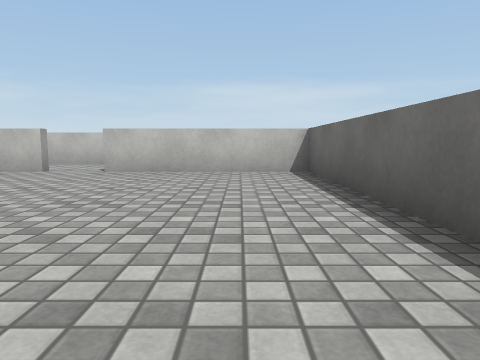
view 1 (above)

22 first-person views from a walk through a scene from a Unity 3-D project. The camera is 0.58 m above the floor, tilts 6° down and sees 70° across. The floor is counted in squares, 1 m on a side. Each view is taken from the middle of a square. On the plan, view 1 faces up. The plan holds only what a view shows up to about 9 squares ahead; the rest is blank. The place goes on beyond the plan. Surface patterns are stand-ins for the level's own textures.

view 2
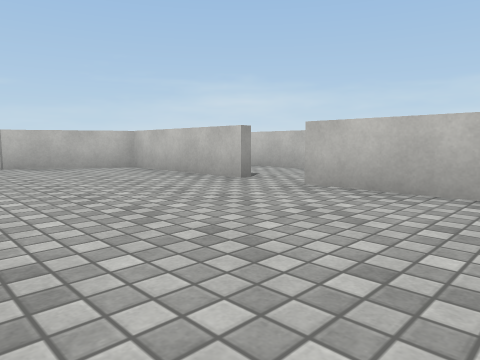

view 3
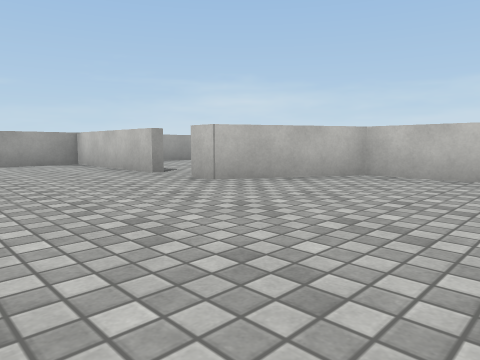

view 4
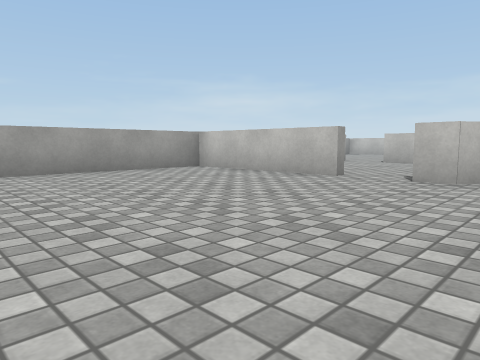

view 5
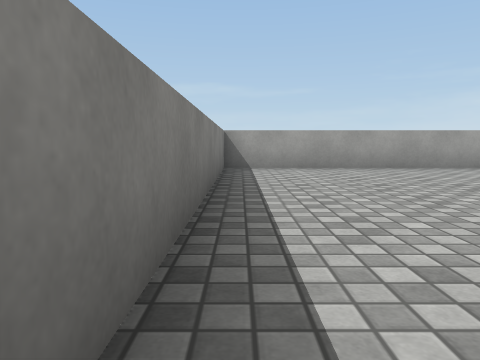

view 6
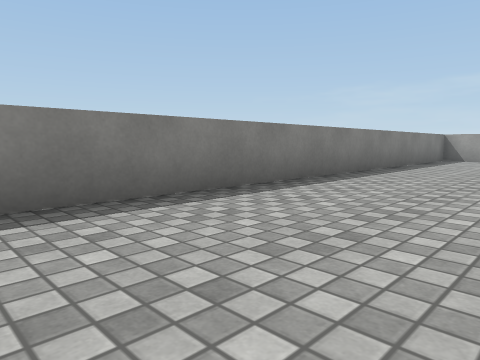

view 7
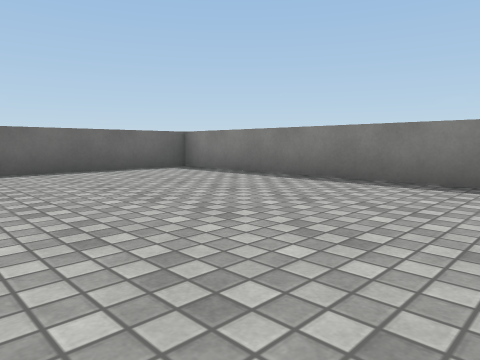

view 8
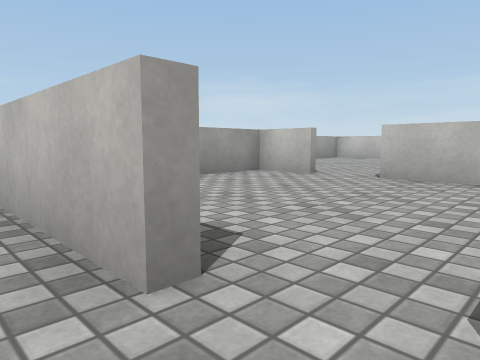

view 9
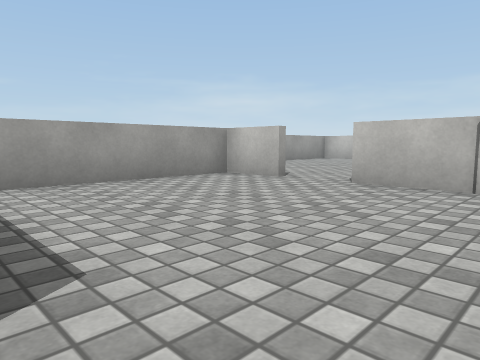

view 10
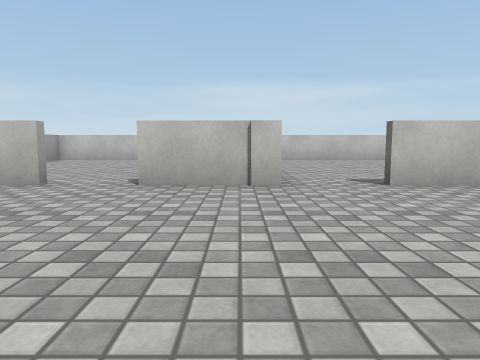

view 11
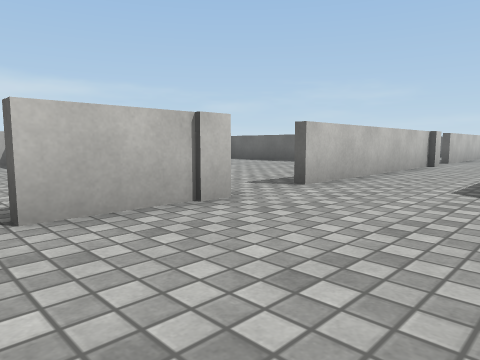

view 12
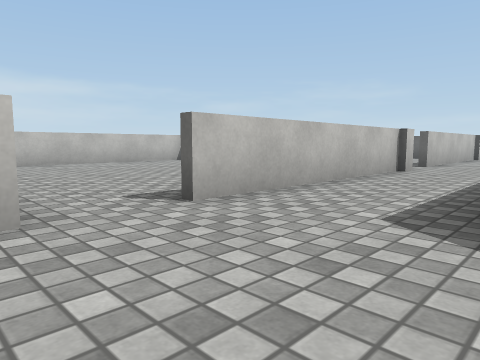

view 13
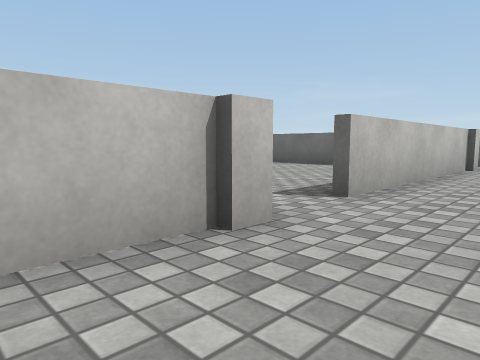

view 14
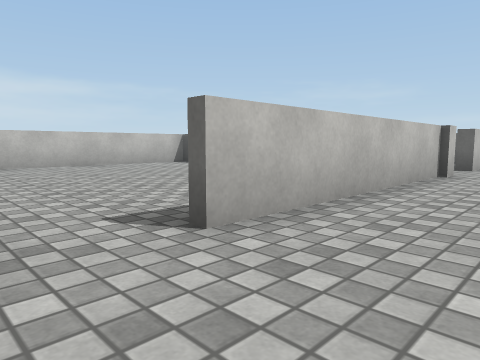

view 15
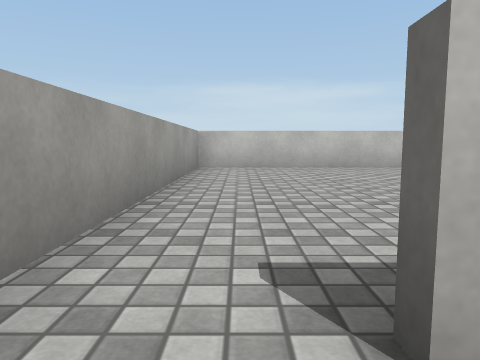

view 16
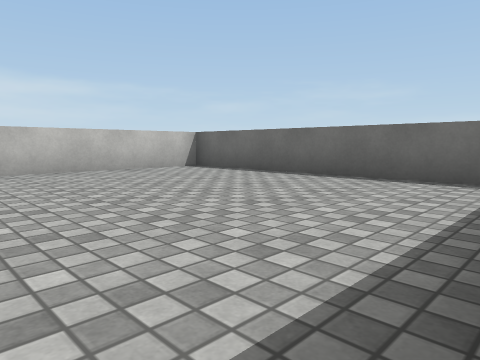

view 17
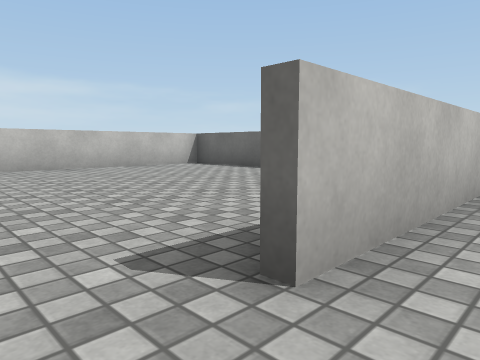

view 18
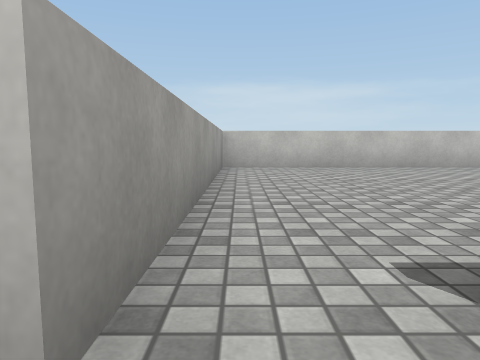

view 19
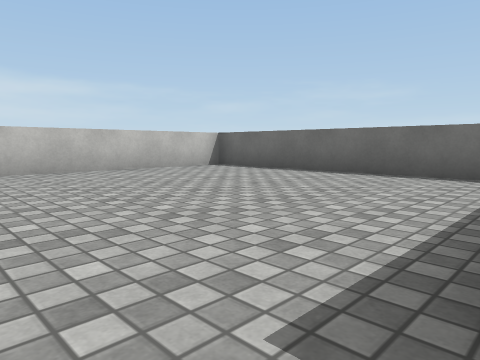

view 20
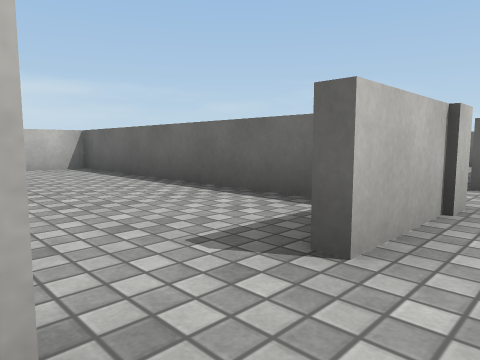

view 21
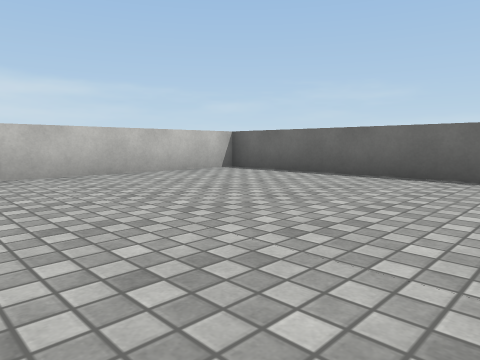

view 22
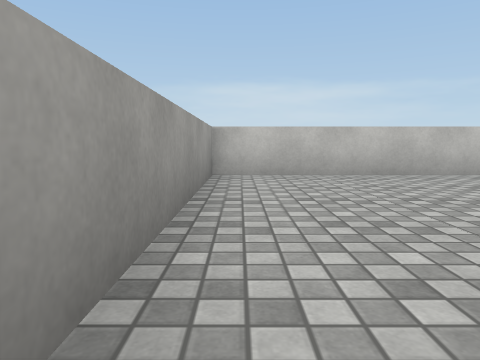

### Floor plan
Ten units are one square. View 1 is at (0, 0); x grows to the right and y downward. Boxes are objects, and circles mark ways between rooms. Rooms are numbered by the first view taken in them; rooms with no view inside come last. Other rooms are left out.
<svg viewBox="-180 -179 222 208">
<path fill="none" stroke="#000" d="M-111 -46 -152 -46 -152 24 14 24 14 -72 -29 -72M-41 -72 -79 -72 -93 -46 -99 -46M-104 -98 -125 -98M-30 -98 -90 -98M-138 -98 -152 -98 -152 -59M25 -98 -16 -98M37 -110 37 -171M34 -174 -30 -174 -30 -104M-40 -174 -104 -174 -104 -98M-34 -110 -34 -162M-108 -110 -108 -174 -175 -174 -175 -116"/>
<circle cx="-105" cy="-50" r="3" fill="#2a7"/>
<circle cx="-35" cy="-70" r="3" fill="#2a7"/>
<circle cx="-20" cy="-100" r="3" fill="#2a7"/>
<circle cx="-95" cy="-100" r="3" fill="#2a7"/>
<circle cx="-130" cy="-100" r="3" fill="#2a7"/>
<text x="-70" y="-20">1</text>
<text x="-80" y="-80">2</text>
<text x="0" y="-140">3</text>
<text x="-70" y="-140">4</text>
<text x="-140" y="-140">5</text>
</svg>
Room 1 opens to room 2. Room 2 opens to room 3. Room 2 opens to room 4. Room 2 opens to room 5.

Where each view was taken, in squares from view 1:
view 1: 0 up, 0 right, facing up
view 2: 3 up, 0 right, facing up-left
view 3: 1 up, 5 left, facing up-left
view 4: 1 down, 8 left, facing up-left
view 5: 2 down, 7 left, facing left
view 6: 1 up, 2 left, facing down-left
view 7: 3 up, 6 left, facing down-right
view 8: 4 up, 10 left, facing up-left
view 9: 5 up, 10 left, facing up-left
view 10: 5 up, 11 left, facing up
view 11: 7 up, 13 left, facing up-right
view 12: 7 up, 11 left, facing up-right
view 13: 8 up, 5 left, facing up-right
view 14: 8 up, 3 left, facing up-right
view 15: 9 up, 2 left, facing up
view 16: 10 up, 2 left, facing up-right
view 17: 9 up, 10 left, facing up-right
view 18: 9 up, 10 left, facing up
view 19: 10 up, 10 left, facing up-right
view 20: 9 up, 14 left, facing up-right
view 21: 11 up, 17 left, facing up-right
view 22: 11 up, 17 left, facing up
